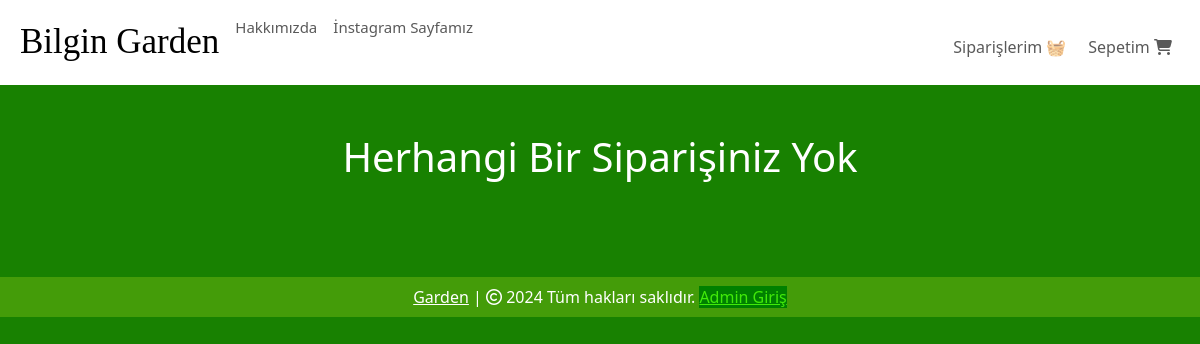
The app's page /orders (signed in), older data.
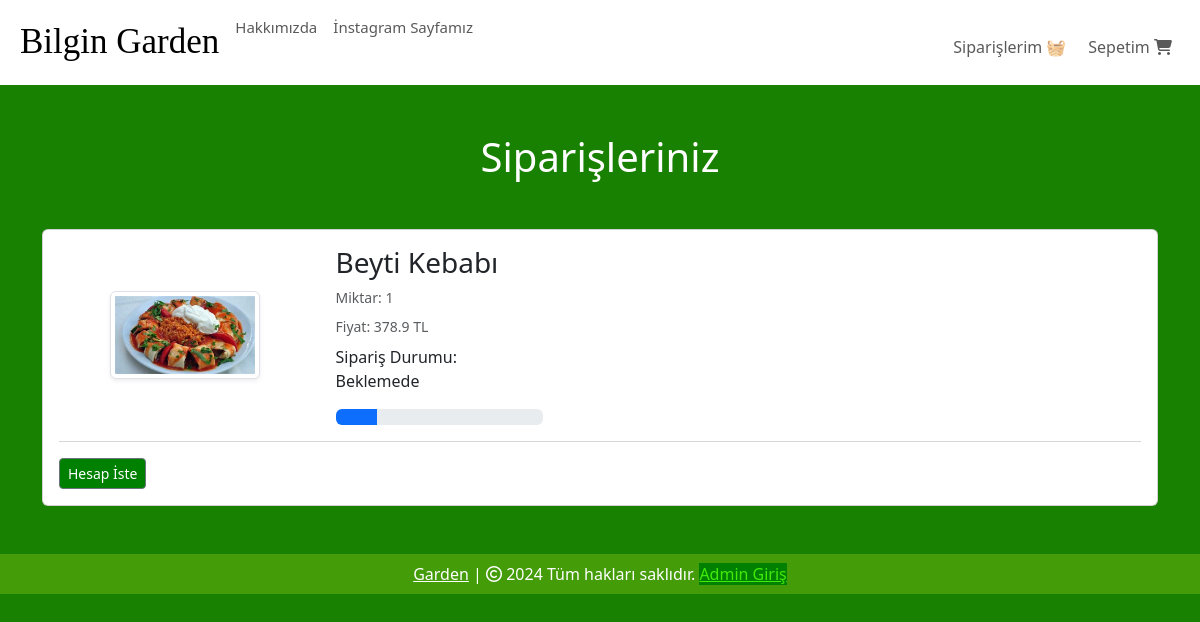
The same page, newer data.
### website/models.py (models this page shows, shortened)
class Order(db.Model):
    id = db.Column(db.Integer, primary_key=True)
    quantity = db.Column(db.Integer, nullable=False)
    price = db.Column(db.Float, nullable=False)
    status = db.Column(db.String(100), nullable=True)
    Payment = db.Column(db.String(100), nullable=True)
    customer_link = db.Column(db.Integer, db.ForeignKey('customer.id'), nullable=True)
    product_link = db.Column(db.Integer, db.ForeignKey('product.id'), nullable=False)

class Product(db.Model):
    id = db.Column(db.Integer, primary_key=True)
    product_name = db.Column(db.String(100), nullable=False)
    current_price = db.Column(db.Float, nullable=False)
    previous_price = db.Column(db.Float, nullable=False)
    in_stock = db.Column(db.Integer, nullable=False)
    product_picture = db.Column(db.String(1000), nullable=False)
    flash_sale = db.Column(db.Boolean, default=False)
    date_added = db.Column(db.DateTime, default=datetime.utcnow)
    salad = db.Column(db.Boolean, default=False)
    main = db.Column(db.Boolean, default=False)
    colddrink = db.Column(db.Boolean, default=False)
    hotdrink = db.Column(db.Boolean, default=False)
    desert = db.Column(db.Boolean, default=False)
    sneak = db.Column(db.Boolean, default=False)
    carts = db.relationship('Cart', backref=db.backref('product', lazy=True))
    orders = db.relationship('Order', backref=db.backref('product', lazy=True))

### website/views.py (the view)
@views.route('/orders', methods=['GET', 'POST'])
@login_required
def order():
    orders = Order.query.filter_by(customer_link=current_user.id).all()
    return render_template('orders.html', orders=orders)

### website/templates/orders.html (shortened to what this page needs)
{% extends 'base.html' %}
{% block body %}
<div class="container my-5">
    <div class="row">
        {% if orders %}
        <h1 class="text-center mb-5" style="color: white;">Siparişleriniz</h1>
        <div class="col-sm-13">
            <div class="card">
                <div class="card-body">
                    {% for item in orders %}
                    <div class="row">
                        <div class="col-sm-3 text-center align-self-center">
                            <img src="{{ item.product.product_picture }}" alt="" class="img-fluid img-thumbnail shadow-sm" height="150px" width="150px">
                        </div>
                        <div class="col-sm-7">
                            <h3>{{ item.product.product_name }}</h3>
                            <p class="mb-2 text-muted small">Miktar: {{ item.quantity }}</p>
                            <p class="mb-2 text-muted small">Fiyat: {{ item.price }} TL</p>
                            <div class="col-sm-4">
                                <p>Sipariş Durumu: {{ item.status }}</p>
                                {% if item.status == 'Beklemede' %}
                                <div class="progress">
                                    <div class="progress-bar" role="progressbar" style="width: 20%;"  aria-valuenow="20" aria-valuemin="0" aria-valuemax="100"></div>
                                </div>
                                {% elif item.status == 'Onaylandı' %}
                                <div class="progress">
                                    <div class="progress-bar bg-info" role="progressbar" style="width: 40%;"  aria-valuenow="40" aria-valuemin="0" aria-valuemax="100"></div>
                                </div>
                                {% elif item.status == 'Out for delivery' %}
                                <div class="progress">
                                    <div class="progress-bar bg-warning" role="progressbar" style="width: 70%;"  aria-valuenow="70" aria-valuemin="0" aria-valuemax="100"></div>
                                </div>
                                {% elif item.status == 'Servis Edildi' %}
                                <div class="progress">
                                    <div class="progress-bar bg-success" role="progressbar" style="width: 100%;"  aria-valuenow="100" aria-valuemin="0" aria-valuemax="100"></div>
                                </div>
                                {% elif item.status == 'İptal Edildi' %}
                                <div class="progress">
                                    <div class="progress-bar bg-danger" role="progressbar" style="width: 100%;"  aria-valuenow="100" aria-valuemin="0" aria-valuemax="100"></div>
                                </div>
                                {% endif %}
                            </div>
                        </div>
                    </div>
                    <hr class="text-muted">
                    {% endfor %}
                    <div class="col-sm-4">
                        <a class="btn btn-sm btn-secondary  " style="margin-right: -200px; color: rgb(255, 255, 255); background-color: green;" href="/payment">Hesap İste</a>
                    </div>
                </div>
            </div>
        </div>
        {% else %}
        <h1 class="text-center mb-5" style="color: white;">Herhangi Bir Siparişiniz Yok</h1>
        {% endif %}
    </div>
</div>
{% endblock %}

### website/templates/base.html (shortened to what this page needs)
<!DOCTYPE html>
<html lang="tr">
<head>
    <link rel="stylesheet" href="https://cdnjs.cloudflare.com/ajax/libs/bootstrap-icons/1.10.5/font/bootstrap-icons.min.css" />
    <link rel="stylesheet" href="{{ url_for('static', filename='css/all.min.css') }}">
    <link rel="stylesheet" href="{{ url_for('static', filename='css/bootstrap.min.css') }}">
    <link rel="stylesheet" href="{{ url_for('static', filename='css/style.css') }}">
</head>
<body style="background-color: rgb(24, 129, 1);">
    <nav class="navbar navbar-expand-lg" style="background-color: rgb(255, 255, 255);">
      <div class="container-fluid">
        <div class="collapse navbar-collapse" id="navbarSupportedContent">
          <ul class="navbar-nav me-auto mb-2 mb-lg-0">
            <li class="nav-item">
              <a class="nav-link active" aria-current="page" href="/" style="font-family: cursive; font-size: 35px;"> Bilgin Garden</a>
            </li>
            <li class="nav-item">
              <a class="nav-link text-grey" href="#" style="font-size: 15px;">Hakkımızda</a>
            </li>
            <li class="nav-item">
              <a class="nav-link text-grey" href="https://www.instagram.com/bilgingarden/" style="font-size: 15px;">İnstagram Sayfamız</a>
            </li>
          </ul>
        </div>
        <ul class="navbar-nav me-auto mb-2 mb-lg-0">
          <li class="nav-item mx-2" id="items">
            {% if cart | length < 1 %}
            <a class="nav-link text-grey" style=" margin-left:205px; margin-top:10px;" href="/cart"> Sepetim
              <i class="fa-solid fa-cart-shopping"></i>
            </a>
            {% else %}
            <a class="nav-link text-grey" style=" margin-left:205px; margin-top:10px;" href="/cart"><span class="badge bg-success"></span> Sepetim
              <i class="bi bi-{{ cart | length }}-square-fill"></i>
            </a>
            {% endif %}
            <a class="nav-link text-grey" style=" margin-left:70px; margin-top:-40px;" href="/orders"> Siparişlerim 🧺
            </a>
          </li>
        </ul>
      </div>
    </nav>
    {% block body %}
    {% endblock %}
    <footer class="container-fluid  text-center p-2 mt-5" style="background-color: rgb(68, 156, 9); color: white;">
      <a href="https://RestorantUrl.com" style="color: white;">Garden</a> | <span>
        <i class="fa-sharp fa-regular fa-copyright"></i></span> 2024 Tüm hakları saklıdır.
        <a href="/login" style="color: rgb(65, 234, 9); background-color: green;">Admin Giriş</a>
    </footer>
</body>
</body>
</html>

Row changes from the older to the newer data that the page shows:
added Order: product.product_picture (picture), product.product_name "Beyti Kebabı", quantity "1", price "378.9", status "Beklemede"
Text that changed along with them:
text no longer shown: "Herhangi Bir Siparişiniz Yok"
text now shown: "Siparişleriniz Hesap İste"
